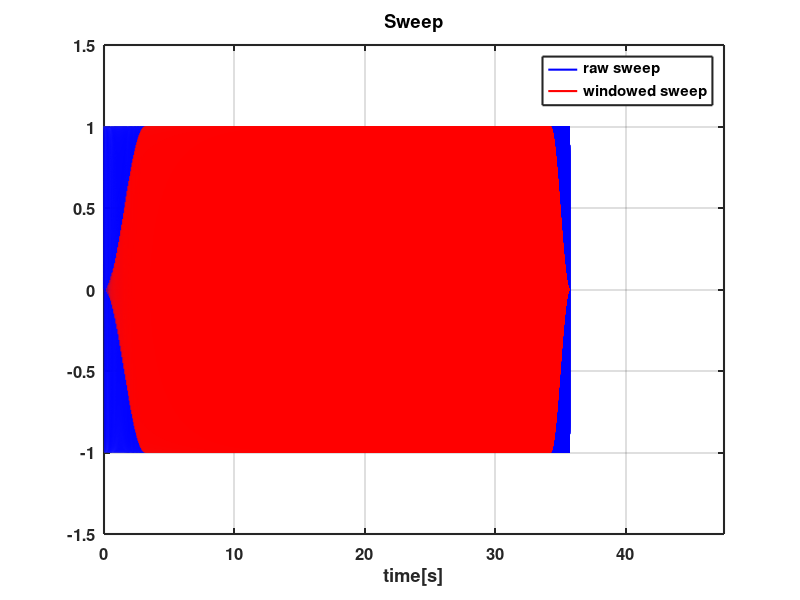

MATLAB code for this plot: (Note: this script raises an error after producing the figure.)
% Logsweep1hd.m *** Logsweep to get TF, h(t) & harmonic spectra
% the left channel (ref) can be looped to determine the record latency,
% while the right channel (dut) measures the system.
% for most sound cards, the player is delayed wrt the recorder.
% the reference, if not detected, will be the sweep file (sweep).
%
% sweep is padded with zeros, giving 1/4 length clearance at sweep end. 
% the excitation sweep is windowed at both LF and HF (windosweep).
% TF is obtained from DUT/SWEEP, using unwindowed sweep.
% this allows sensible behaviour at LF and HF.
% TF2 is calculated from DUT/REF, nicely normalized but noisy near Nyquist.
% John Vanderkooy, Sept 2016, Audio Research Group, University of Waterloo
%% 0-----------------preliminaries and settings---------------------------%
clear all; clc; close all;
try
  pkg load signal;% for Octave signal processing toolbox
catch
end
disp('----------------start of program--------------------')
set(0,'DefaultLineLinewidth',1.5)
set(0,'DefaultAxesFontSize',12)
set(0,'DefaultAxesFontWeight','bold')
set(0,'DefaultAxesLineWidth',1.5)
Po=2e-5;% SPL reference pressure
c=343;% speed of sound
dBclearance=10;% white space above TF plots
dBspan=80;% total scale of TF plots
%----------------enter important parameters-----------------
sig_frac=0.5;% fraction of full scale
fs=44100;% must ensure that Windows settings are the same!
N=2^21;%19;% make this larger if there is insufficient time clearance
% S_dac=-1.22;% UCA202
% S_adc=-1.40;% UCA202 (gain=3 Windows 7). This avoids ADC overload
% S_dac=0.98;% UA-1ex
% S_adc=0.5;% UA-1ex 
S_dac=-1.59;% Focusrite 2i2 Yes, it inverts its monitor output!
S_adc=+1.16;% Focusrite 2i2 line input gain @ 12:00 o'clock
% S_dac=+1.148;% USB Dual Pre peak volts out for digital Full Scale 
% S_adc=+1.49;% USB Dual Pre JV pot minimum (gain=3, Windows 7)
%---------------system calibration factor CF for dut--------------------
system_type=0;% 1:acoustic, 0:electronic, -1:level-dependent, -2:custom
power_amp_gain=1;% V/V acoustic
mic_cal=0.012;% V/Pa acoustic
mic_preamp_gain=10.0;% V/V acoustic
Vw=1;%2.83;% V/watt8ohms. acoustic Leave this=1 if not wanted
electronic_gain=1;% total gain in series with electronic system
if system_type==1 % acoustic
  CF=Vw/(power_amp_gain*mic_cal*mic_preamp_gain*Po);% SPL calibration factor
elseif system_type==0 % electronic system
  CF=1/electronic_gain;% electronic
elseif system_type==-1
  CF=1/(sig_frac*mic_cal*mic_preamp_gain*Po);% SPL level-dependent
else %custom
  CF=1;  
end 
%------------- system parameters ----------------------------
Npad=N/4;% this is the total zeropad, added to end of play file
Ns=N-Npad;% most of array is used for sweep
disp(['fs: ' num2str(fs) '  N: ' num2str(N) '  duration: ' num2str(N/fs)])
disp(['signal fraction: ' num2str(sig_frac) '  time clearance: ' num2str(N/(4*fs))])
t=linspace(0,(N-1)/fs,N)';% column vector
ts=linspace(0,(Ns-1)/fs,Ns)';% to calculate sweep

%% 1-----------------------calculate logsweep-----------------------------%
f_start=10;% beginning of turnon half-Hann
f1=20;% end of turnon half-hann
%f2=0.91*fs/2;% beginning of turnoff half-Hann
f2=16000%20000;
f_stop=fs/2;% end of turnoff half-Hann
Ts=Ns/fs;% sweep duration.  This is N-Npad samples in length.
Ls=Ts/log(f_stop/f_start);% time for frequency to increase by factor e
sweep=zeros(N,1);% initialize
sweep(1:Ns)=sin(2*pi*f_start*Ls*(exp(ts/Ls)-1));% logsweep
%------------------tapered sweep window------------------------------
indexf1=round(fs*Ls*log(f1/f_start))+1;% end of starting taper
indexf2=round(fs*Ls*log(f2/f_start))+1;% beginning of ending taper
windo=ones(N,1);
windo(1:indexf1)=0.5*(1-cos(pi*(1:indexf1)/indexf1));% pre-taper
windo(indexf2+1:Ns)=0.5*(1+cos(pi*(1:Ns-indexf2)/(Ns-indexf2)))';% post-taper
windo(Ns+1:N)=0; % zeropad end of sweep
windosweep=windo.*sweep;% tapered at each end for output to DAC

figure(10)
plot(t,sweep,'b')
grid on;hold on
plot(t,windosweep,'r')
xlabel('time[s]')
axis([0 N/fs -1.5 1.5])
legend('raw sweep','windowed sweep')
title('Sweep')
disp(['f_start*Ls: ',num2str(f_start*Ls) '  Ls: ' num2str(Ls)])
disp('finished sweep generation...')
%% 2------------data gathering: send out sweep, record system output------%
% y=sig_frac*[windosweep -windosweep];% antiphase avoids codec midtap modulation
y=sig_frac*[windosweep windosweep];% in phase for vinyl pressing


%wavwrite(y, fs, 32, "sweep.wav")

rec = audiorecorder(fs,16,2);
ply = audioplayer(y,fs,16);
play(ply); %this should play and allow immediate further execution
recordblocking(rec,N/fs);% program waits until all samples recorded
z = getaudiodata(rec,'double');% this retrieves the recorded data
disp('finished recording...');

disp('Some sound cards act strangely. Check carefully!')
if max(abs(z(:,1)))>0.999
   disp('Check for ch0 REF record saturation!');
end
if max(abs(z(:,2)))>0.999
   disp('Check for ch1 DUT record saturation!');
end
%----------------------- end of data gathering ---------------------
%load('Logsweep1data.mat');
ref=z(1:N,1);%if we use left channel as reference
dut=z(1:N,2);
N=length(dut);
%save('Logsweep1data.mat','sweep','z','N','fs','sig_frac','CF');
clear y z;

disp(['refrmsLSBs: ' num2str(sqrt(2^30*sum(ref.^2)/N))])
disp(['dutrmsLSBs: ' num2str(sqrt(2^30*sum(dut.^2)/N))])

figure(20);
plot(t,ref,'b');
grid on;hold on
plot(t,dut,'r');
axis([0 N/fs -1.5 1.5])
legend('raw ref','raw dut');
xlabel('Time [s]')
title('Recorded responses');

%% 3----------determine record/play delay using crosscorrelation----------%
lags=N/2;% large enough to catch most delays
if max(ref) < 0.1*max(dut) % automatic reference selection
    X=xcorr(sweep,dut,lags);% in case reference is low, use data itself
else
    X=xcorr(sweep,ref,lags);% this uses recorded reference
end
[~,nmax]=max(abs(X));

figure(30)
tl=t-lags/fs;% centred plot
plot(tl(1:N),X(1:N))
grid on
legend('crosscorrelation')
xlabel('time [s]')
title('recorder leads player-----|------recorder lags player')

offset=nmax-lags-1;
disp(['record offset: ' num2str(offset) '  time: ' num2str(offset/fs)])
if abs(offset) > Npad 
    disp('******INSUFFICIENT TIME CLEARANCE!******')
    disp('******INSUFFICIENT TIME CLEARANCE!******')
    disp('******INSUFFICIENT TIME CLEARANCE!******')
end
disp('negative offset means player lags recorder!')

lwindo=ones(N,1);
lwindo(1:indexf1)=0.5*(1-cos(pi*(1:indexf1)/indexf1));% LF pre-taper
lwindosweep=lwindo.*sweep;
% remove play-record delay by shifting computer sweep array
%sweep=circshift(sweep,-offset);
lwindosweep=circshift(lwindosweep,-offset);
%% 4-----------calculate TFs using Frequency Domain ratios----------------%
% all frequency variables are meant to be voltage spectra
%SWEEP=sig_frac*S_dac*fft(sweep);
LWINDOSWEEP=sig_frac*S_dac*fft(lwindosweep);
REF=S_adc*fft(ref);
DUT=CF*S_adc*fft(dut);

TF=DUT./LWINDOSWEEP;% this has good Nyquist behaviour
%TF=DUT./SWEEP;
TF2=DUT./REF;% this has good delay and normalization
ft=((1:N/2+1)'-1)*fs/N;
ft(1)=NaN;% this avoids non-positive data in semilogx warning from Octave

top=20*log10(max(abs(TF(2:N/2+1))));% highest dB in plot
figure(100);
semilogx(ft,20*log10(abs(TF(1:N/2+1))),'b');
grid on;
axis([fs/N fs/2 top+dBclearance-dBspan top+dBclearance])
legend('DUT/SWP')
xlabel('frequency [Hz]');ylabel('dB')
title('Transfer Function');

top=20*log10(max(abs(TF2(2:N/2+1))));% highest dB in plot
figure(110);
semilogx(ft,20*log10(abs(TF2(1:N/2+1))),'b');
grid on;
axis([fs/N fs/2 top+dBclearance-dBspan top+dBclearance])
legend('DUT/REF')
xlabel('frequency [Hz]');ylabel('dB')
title('Transfer Function 2');
%% 5---------------load previous file and compare TF ---------------------%
try
    load('old_TF.mat')% loads old_TF
    % this figure will appear when file exists
    top=20*log10(max(abs(TF(2:N/2+1))));% highest dB in plot
    figure(120);
    semilogx(ft,20*log10(abs(TF(1:N/2+1))),'b');
    grid on;hold on
    if length(old_TF) == length(TF)
     semilogx(ft,20*log10(abs(old_TF(1:N/2+1))),'r');
    else
     disp('Different file lengths: do another run')   
    end %if length
    axis([1 fs/2 top+dBclearance-dBspan top+dBclearance])
    legend('new DUT/SWP','old DUT/SWP')
    xlabel('frequency [Hz]');ylabel('dB')
    title('old & new Transfer Functions');
catch
    disp('continuing...')
end %try
old_TF=TF;
save('old_TF.mat','old_TF');% saves current TF file
% all the programs are the same to this point--------------------
%% 6----------------obtain impulse response ------------------------------%
h=ifft(TF);% this should be real
impulse=h;
figure(300);% has spike at t near zero, so acausal bits go to negative time
plot(t,h,'b')
grid on;
axis([-.05*N/fs 1.05*N/fs min(h)-0.05*max(h) 1.2*max(h)])
xlabel('time [s]')
title('h(t) from DUT/SWP');

hpre=circshift(h,floor(0.01*fs));% 10 ms precursor view
figure(310);% zoomed, shifted to show precursor
plot(t,hpre,'b')
grid on;
axis([0 .05 min(h)-0.05*max(h) 1.2*max(h)]) % show 50ms for editing
xlabel('time [s]')
title('zoomed h(t) with precursor');

%% 7-------select the various h(t)s for the fundamental and harmonics-----%
Tpre=abs(Ls/50);Npre=round(Tpre*fs);%wraparound tolerance
T2=abs(Ls)*log(2);T2pre=round(T2*fs);% harmonic positions in bins
T3=abs(Ls)*log(3);T3pre=round(T3*fs);
h1=zeros(N,1);h2=zeros(N,1);h3=zeros(N,1);%initialize

% h1 is already at origin
h1(1:N/2+1)=impulse(1:N/2+1);
h1(N-Npre:N)=impulse(N-Npre:N);%wraparound

h=circshift(impulse,round(T2pre));% sets h2 to origin
h2(1:T2pre-Npre)=h(1:T2pre-Npre);
h2(N-Npre:N)=h(N-Npre:N);%wraparound

h=circshift(impulse,round(T3pre));% sets h3 to origin
h3(1:T3pre-T2pre-Npre)=h(1:T3pre-T2pre-Npre);
h3(N-Npre:N)=h(N-Npre:N);%wraparound

h1=circshift(h1,Npre);% use Npre to display acausal segment
h2=circshift(h2,Npre);
h3=circshift(h3,Npre);

% figure(320);
% plot(t,h1(1:N),'b')
% grid on;hold on
% plot(t,h2(1:N),'r')
% plot(t,h3(1:N),'g')
% legend('h1','h2','h3','Location','Best')
% xlabel('time [s]')
% title('DUT/SWP Lin&dist IRs t-corr, t-shift');
% 
% figure(325);
% plot(t-Tpre,h2(1:N),'b')
% grid on;
% legend('h2','Location','Best')
% axis([-.002 0.006 -4e-4 4e-4])
% axis([-.001*N/fs 0.01*N/fs -1.2*max(h2) 1.2*max(h2)])
% xlabel('time [s]')
% title('2nd harmonic IR time corrected');

figure(330);
plot(t,h1(1:N),'b')
grid on;hold on
plot(t,h2(1:N),'r')
plot(t,h3(1:N),'g')
legend('h1','h2','h3','Location','Best')
xlabel('time [s]')
title('DUT/SWP Lin & dist IRs time corrected');

%% 8-------------------plot TF magnitude and phases-----------------------%
h1=circshift(h1,-Npre);% unshift h's
h2=circshift(h2,-Npre);
h3=circshift(h3,-Npre);

TFh1=fft(h1);
TFh2=fft(h2);
TFh3=fft(h3);

oct_width=0.1;% do some smoothing.  This takes time in Octave
TFh1=pwroctsmooth(TFh1,oct_width);
TFh2=pwroctsmooth(TFh2,oct_width);
TFh3=pwroctsmooth(TFh3,oct_width);

figure(400);
top=20*log10(max(abs(TF(2:N/2+1))));% highest dB in plot
semilogx(ft,20*log10(abs(TFh1(1:N/2+1))),'b');
grid on;hold on
axis([10*fs/N fs/2 top+dBclearance-dBspan-40 top+dBclearance])
semilogx(ft/2,20*log10(abs(TFh2(1:N/2+1))),'r');% note scale ft/2
semilogx(ft/3,20*log10(abs(TFh3(1:N/2+1))),'g');% note scale ft/3
xlabel('frequency [Hz]')
ylabel('SPL [dB]')
legend('fundamental','2nd harm','3rd harm','Location','Best')
title('DUT/SWP Transfer Functions');
disp('-------------------finished--------------------') 
